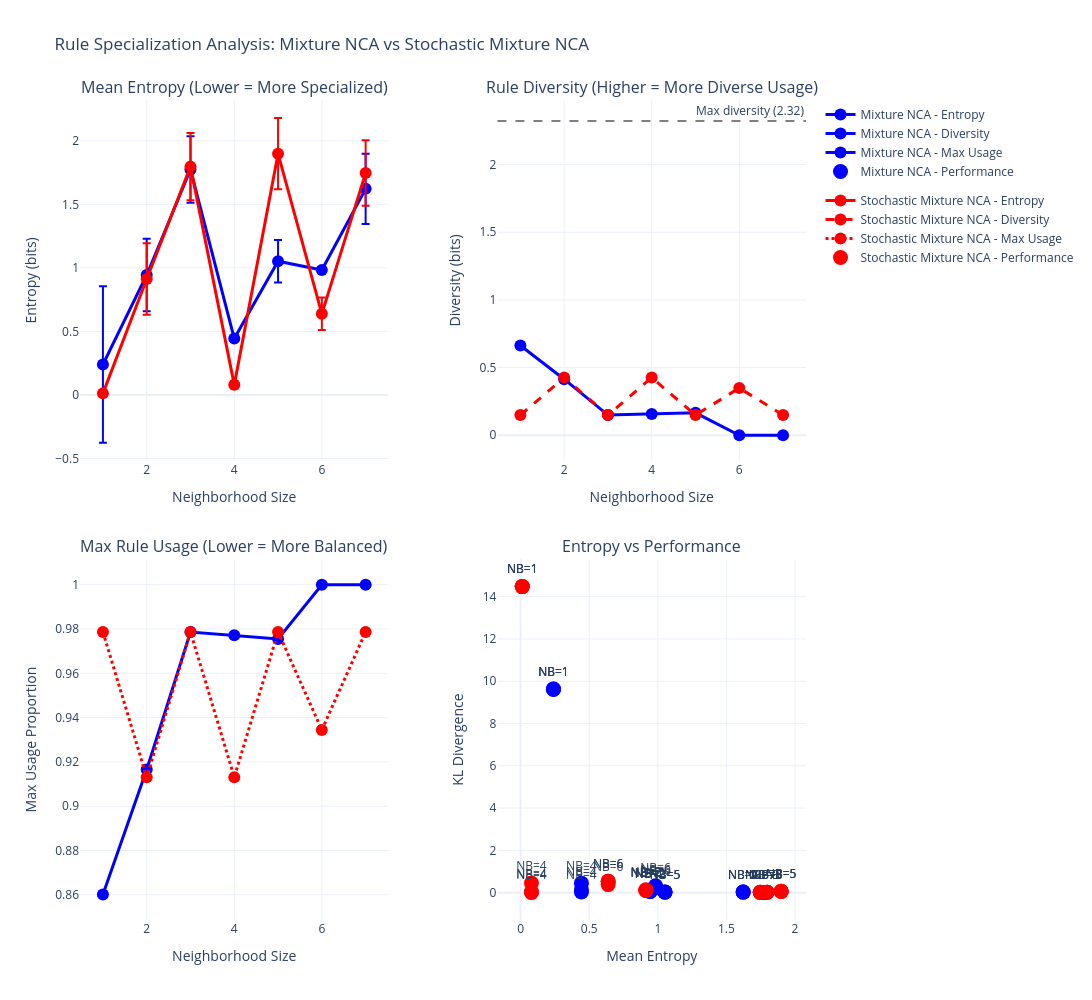

Notebook code cell kept with this figure:
### Markdown cell above
Visualize rule specialization metrics

### Code cell
# Visualize rule specialization metrics for both model types
colors = {'Mixture NCA': 'blue', 'Stochastic Mixture NCA': 'red'}

fig = make_subplots(
    rows=2, cols=2,
    subplot_titles=('Mean Entropy (Lower = More Specialized)',
                    'Rule Diversity (Higher = More Diverse Usage)',
                    'Max Rule Usage (Lower = More Balanced)',
                    'Entropy vs Performance'),
    vertical_spacing=0.12,
    horizontal_spacing=0.15
)

# Get performance data for comparison
perf_data_mix = df_parsed[df_parsed['Model Type'] == 'Mixture NCA'].copy()
perf_data_stoch = df_parsed[df_parsed['Model Type'] == 'Stochastic Mixture NCA'].copy()

# Plot for each model type
for model_type in ['Mixture NCA', 'Stochastic Mixture NCA']:
    model_data = rule_df[rule_df['Model Type'] == model_type].copy()
    model_data = model_data.sort_values('Neighborhood Size')
    color = colors[model_type]

    # Plot 1: Mean Entropy
    fig.add_trace(
        go.Scatter(
            x=model_data['Neighborhood Size'],
            y=model_data['Mean Entropy'],
            mode='lines+markers',
            name=f'{model_type} - Entropy',
            error_y=dict(type='data', array=model_data['Std Entropy'], visible=True),
            line=dict(width=3, color=color),
            marker=dict(size=12),
            legendgroup=model_type
        ),
        row=1, col=1
    )

    # Plot 2: Rule Diversity
    fig.add_trace(
        go.Scatter(
            x=model_data['Neighborhood Size'],
            y=model_data['Rule Diversity'],
            mode='lines+markers',
            name=f'{model_type} - Diversity',
            line=dict(width=3, color=color, dash='dash' if model_type == 'Stochastic Mixture NCA' else 'solid'),
            marker=dict(size=12),
            legendgroup=model_type
        ),
        row=1, col=2
    )

    # Plot 3: Max Rule Usage
    fig.add_trace(
        go.Scatter(
            x=model_data['Neighborhood Size'],
            y=model_data['Max Rule Usage'],
            mode='lines+markers',
            name=f'{model_type} - Max Usage',
            line=dict(width=3, color=color, dash='dot' if model_type == 'Stochastic Mixture NCA' else 'solid'),
            marker=dict(size=12),
            legendgroup=model_type
        ),
        row=2, col=1
    )

    # Plot 4: Entropy vs KL Divergence (performance)
    perf_data = perf_data_mix if model_type == 'Mixture NCA' else perf_data_stoch
    if len(perf_data) > 0 and len(model_data) > 0:
        # Merge data
        merged = model_data.merge(perf_data[['Neighborhood Size', 'KL Divergence']],
                                  on='Neighborhood Size', how='inner')
        if len(merged) > 0:
            fig.add_trace(
                go.Scatter(
                    x=merged['Mean Entropy'],
                    y=merged['KL Divergence'],
                    mode='markers+text',
                    text=[f'NB={nb}' for nb in merged['Neighborhood Size']],
                    textposition="top center",
                    name=f'{model_type} - Performance',
                    marker=dict(size=15, color=color),
                    legendgroup=model_type,
                    hovertemplate=f'<b>{model_type} - NB=%{{text}}</b><br>' +
                                  'Mean Entropy: %{x:.4f}<br>' +
                                  'KL Divergence: %{y:.4f}<br>' +
                                  '<extra></extra>'
                ),
                row=2, col=2
            )

# Add max diversity line
max_diversity = np.log2(5)
fig.add_hline(y=max_diversity, line_dash="dash", line_color="gray",
              annotation_text=f"Max diversity ({max_diversity:.2f})", row=1, col=2)

# Update axes
fig.update_xaxes(title_text="Neighborhood Size", row=1, col=1)
fig.update_xaxes(title_text="Neighborhood Size", row=1, col=2)
fig.update_xaxes(title_text="Neighborhood Size", row=2, col=1)
fig.update_xaxes(title_text="Mean Entropy", row=2, col=2)

fig.update_yaxes(title_text="Entropy (bits)", row=1, col=1)
fig.update_yaxes(title_text="Diversity (bits)", row=1, col=2)
fig.update_yaxes(title_text="Max Usage Proportion", row=2, col=1)
fig.update_yaxes(title_text="KL Divergence", row=2, col=2)

fig.update_layout(
    title_text="Rule Specialization Analysis: Mixture NCA vs Stochastic Mixture NCA",
    height=1000,
    width=1400,
    template='plotly_white',
    showlegend=True
)

fig.show()

### Figure 1 — Plotly figure (JSON) as saved in the notebook; plotly's stock layout.template omitted (floating-point values rounded to 4 significant figures)
{"data": [{"error_y": {"array": [0.6161, 0.2849, 0.262, 0.005012, 0.1667, 0.01095, 0.2773], "type": "data", "visible": true}, "legendgroup": "Mixture NCA", "line": {"color": "blue", "width": 3}, "marker": {"size": 12}, "mode": "lines+markers", "name": "Mixture NCA - Entropy", "type": "scatter", "x": [1, 2, 3, 4, 5, 6, 7], "xaxis": "x", "y": [0.2393, 0.9441, 1.775, 0.4431, 1.052, 0.9836, 1.622], "yaxis": "y"}, {"legendgroup": "Mixture NCA", "line": {"color": "blue", "dash": "solid", "width": 3}, "marker": {"size": 12}, "mode": "lines+markers", "name": "Mixture NCA - Diversity", "type": "scatter", "x": [1, 2, 3, 4, 5, 6, 7], "xaxis": "x2", "y": [0.6633, 0.4142, 0.1489, 0.157, 0.166, 0.0, 0.0], "yaxis": "y2"}, {"legendgroup": "Mixture NCA", "line": {"color": "blue", "dash": "solid", "width": 3}, "marker": {"size": 12}, "mode": "lines+markers", "name": "Mixture NCA - Max Usage", "type": "scatter", "x": [1, 2, 3, 4, 5, 6, 7], "xaxis": "x3", "y": [0.8602, 0.9165, 0.9787, 0.9772, 0.9755, 1.0, 1.0], "yaxis": "y3"}, {"hovertemplate": "<b>Mixture NCA - NB=%{text}</b><br>Mean Entropy: %{x:.4f}<br>KL Divergence: %{y:.4f}<br><extra></extra>", "legendgroup": "Mixture NCA", "marker": {"color": "blue", "size": 15}, "mode": "markers+text", "name": "Mixture NCA - Performance", "text": ["NB=1", "NB=1", "NB=1", "NB=2", "NB=2", "NB=2", "NB=3", "NB=3", "NB=3", "NB=4", "NB=4", "NB=4", "NB=5", "NB=5", "NB=5", "NB=6", "NB=6", "NB=6", "NB=7", "NB=7", "NB=7"], "textposition": "top center", "type": "scatter", "x": [0.2393, 0.2393, 0.2393, 0.9441, 0.9441, 0.9441, 1.775, 1.775, 1.775, 0.4431, 0.4431, 0.4431, 1.052, 1.052, 1.052, 0.9836, 0.9836, 0.9836, 1.622, 1.622, 1.622], "xaxis": "x4", "y": [9.632, 9.611, 9.633, 0.118, 0.063, 0.049, 0.01, 0.01, 0.01, 0.033, 0.13, 0.449, 0.034, 0.024, 0.02, 0.323, 0.216, 0.232, 0.026, 0.025, 0.026], "yaxis": "y4"}, {"error_y": {"array": [0.001767, 0.2816, 0.2653, 0.0285, 0.2804, 0.128, 0.2578], "type": "data", "visible": true}, "legendgroup": "Stochastic Mixture NCA", "line": {"color": "red", "width": 3}, "marker": {"size": 12}, "mode": "lines+markers", "name": "Stochastic Mixture NCA - Entropy", "type": "scatter", "x": [1, 2, 3, 4, 5, 6, 7], "xaxis": "x", "y": [0.01197, 0.913, 1.797, 0.07907, 1.899, 0.6381, 1.746], "yaxis": "y"}, {"legendgroup": "Stochastic Mixture NCA", "line": {"color": "red", "dash": "dash", "width": 3}, "marker": {"size": 12}, "mode": "lines+markers", "name": "Stochastic Mixture NCA - Diversity", "type": "scatter", "x": [1, 2, 3, 4, 5, 6, 7], "xaxis": "x2", "y": [0.1489, 0.426, 0.1489, 0.426, 0.1489, 0.3491, 0.1489], "yaxis": "y2"}, {"legendgroup": "Stochastic Mixture NCA", "line": {"color": "red", "dash": "dot", "width": 3}, "marker": {"size": 12}, "mode": "lines+markers", "name": "Stochastic Mixture NCA - Max Usage", "type": "scatter", "x": [1, 2, 3, 4, 5, 6, 7], "xaxis": "x3", "y": [0.9787, 0.9131, 0.9787, 0.9131, 0.9787, 0.9344, 0.9787], "yaxis": "y3"}, {"hovertemplate": "<b>Stochastic Mixture NCA - NB=%{text}</b><br>Mean Entropy: %{x:.4f}<br>KL Divergence: %{y:.4f}<br><extra></extra>", "legendgroup": "Stochastic Mixture NCA", "marker": {"color": "red", "size": 15}, "mode": "markers+text", "name": "Stochastic Mixture NCA - Performance", "text": ["NB=1", "NB=1", "NB=1", "NB=2", "NB=2", "NB=2", "NB=3", "NB=3", "NB=3", "NB=4", "NB=4", "NB=4", "NB=5", "NB=5", "NB=5", "NB=6", "NB=6", "NB=6", "NB=7", "NB=7", "NB=7"], "textposition": "top center", "type": "scatter", "x": [0.01197, 0.01197, 0.01197, 0.913, 0.913, 0.913, 1.797, 1.797, 1.797, 0.07907, 0.07907, 0.07907, 1.899, 1.899, 1.899, 0.6381, 0.6381, 0.6381, 1.746, 1.746, 1.746], "xaxis": "x4", "y": [14.47, 14.47, 14.47, 0.135, 0.104, 0.103, 0.019, 0.019, 0.019, 0.002, 0.041, 0.455, 0.066, 0.061, 0.059, 0.543, 0.539, 0.379, 0.014, 0.013, 0.014], "yaxis": "y4"}], "layout": {"annotations": [{"font": {"size": 16}, "showarrow": false, "text": "Mean Entropy (Lower = More Specialized)", "x": 0.2125, "xanchor": "center", "xref": "paper", "y": 1, "yanchor": "bottom", "yref": "paper"}, {"font": {"size": 16}, "showarrow": false, "text": "Rule Diversity (Higher = More Diverse Usage)", "x": 0.7875, "xanchor": "center", "xref": "paper", "y": 1, "yanchor": "bottom", "yref": "paper"}, {"font": {"size": 16}, "showarrow": false, "text": "Max Rule Usage (Lower = More Balanced)", "x": 0.2125, "xanchor": "center", "xref": "paper", "y": 0.44, "yanchor": "bottom", "yref": "paper"}, {"font": {"size": 16}, "showarrow": false, "text": "Entropy vs Performance", "x": 0.7875, "xanchor": "center", "xref": "paper", "y": 0.44, "yanchor": "bottom", "yref": "paper"}, {"showarrow": false, "text": "Max diversity (2.32)", "x": 1, "xanchor": "right", "xref": "x2 domain", "y": 2.322, "yanchor": "bottom", "yref": "y2"}], "height": 1000, "shapes": [{"line": {"color": "gray", "dash": "dash"}, "type": "line", "x0": 0, "x1": 1, "xref": "x2 domain", "y0": 2.322, "y1": 2.322, "yref": "y2"}], "showlegend": true, "title": {"text": "Rule Specialization Analysis: Mixture NCA vs Stochastic Mixture NCA"}, "width": 1400, "xaxis": {"anchor": "y", "domain": [0, 0.425], "title": {"text": "Neighborhood Size"}}, "xaxis2": {"anchor": "y2", "domain": [0.575, 1], "title": {"text": "Neighborhood Size"}}, "xaxis3": {"anchor": "y3", "domain": [0, 0.425], "title": {"text": "Neighborhood Size"}}, "xaxis4": {"anchor": "y4", "domain": [0.575, 1], "title": {"text": "Mean Entropy"}}, "yaxis": {"anchor": "x", "domain": [0.56, 1], "title": {"text": "Entropy (bits)"}}, "yaxis2": {"anchor": "x2", "domain": [0.56, 1], "title": {"text": "Diversity (bits)"}}, "yaxis3": {"anchor": "x3", "domain": [0, 0.44], "title": {"text": "Max Usage Proportion"}}, "yaxis4": {"anchor": "x4", "domain": [0, 0.44], "title": {"text": "KL Divergence"}}}}
